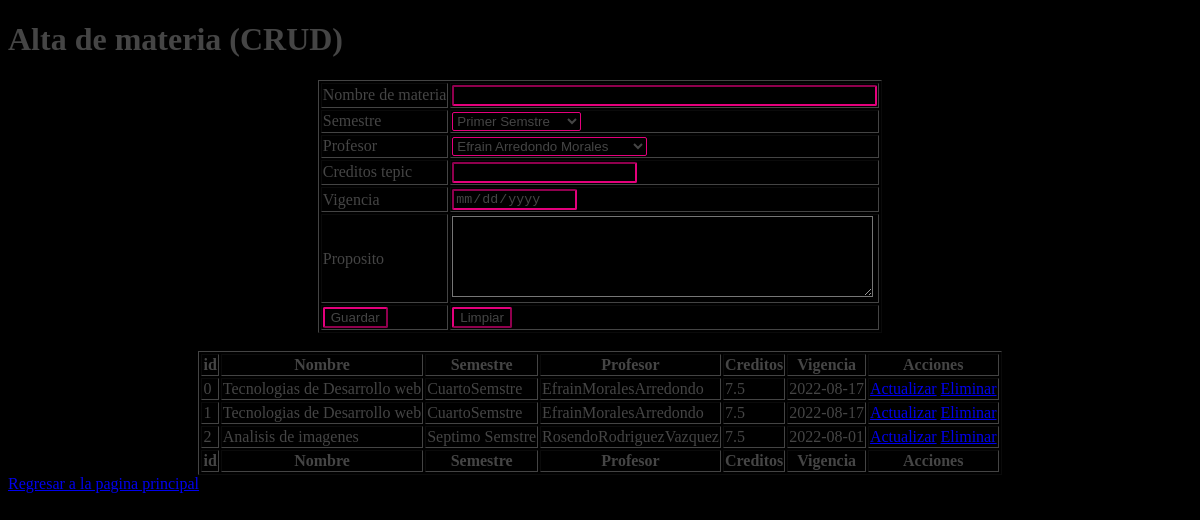
The app's page /materias.php with its own data.
### tables this page shows
CREATE TABLE `materia` (
  `ID` int(11) NOT NULL,
  `nombre_materia` varchar(30) NOT NULL,
  `id_sem` int(11) NOT NULL,
  `id_prof` int(11) NOT NULL,
  `creditos` float NOT NULL,
  `vigencia` date NOT NULL,
  `Proposito` text NOT NULL
);

CREATE TABLE `semestre` (
  `ID` int(11) NOT NULL,
  `nombre_semestre` varchar(30) NOT NULL
);

### materias.php (the view, shortened to what this page needs)
<?php
$host = "localhost";
$user = "root";
$pass = "";
$db = "escuela";
?>
<!DOCTYPE html>
<html lang="en">
<head>
</head>
<body>
    <?php
        echo"<h1>Alta de materia (CRUD)</h1>";
    ?>
    <form action="materias.php" method="post">
        <table style="margin: 0 auto; " border="1px">
            <tr>
                <td>
                    <?php
                        echo'<label for="nombre">Nombre de materia</label>';
                    ?>
                </td>
                <td>
                    <input type="text" name="nombrem" id="nombre" size="50">
                </td>
            </tr>
            <tr>
                <td>
                    <?php
                    echo'<label for="semestre">Semestre</label>';
                    ?>
                </td>
                <td>
                    <select  name="semestre" id="semestre" >
                    <?php
                        $con = new mysqli($host,$user,$pass,$db) or die("problemas al conectar");
                        $sql = "SELECT nombre_semestre FROM
                        semestre";
                        $res =$con->query($sql);
                        if($res->num_rows>0){
                            while($row = $res->fetch_assoc()){
                                $semestre = $row["nombre_semestre"];
                                echo"<option>$semestre</option>";
                            }
                        }
                        ?>
                    </select>
                </td>
            </tr>
            <tr>
                <td>
                    <?php
                    echo'<label for="profesor">Profesor</label>';
                    ?>
                </td>
                <td>
                    <select  name="profesor" id="profesor">
                        <?php
                        $con = new mysqli($host,$user,$pass,$db) or die("problemas al conectar");
                        $sql = "SELECT CONCAT(nombre,' ',a_paterno,' ',a_materno) AS nomprofe FROM
                        profesor";
                        $res =$con->query($sql);
                        if($res->num_rows>0){
                            while($row = $res->fetch_assoc()){
                                $profesor = $row["nomprofe"];
                                echo"<option>$profesor</option>";
                            }
                        }
                        ?>
                    </select>
                </td>
            </tr>
            <tr>
                <td>
                    <label for="creditos_tepic">Creditos tepic</label>
                </td>
                <td>
                    <input type="decimal" name="creditos_tepic" id="creditos_tepic">
                </td>
            </tr>
            <tr>
                <td>
                    <label for="vigencia">Vigencia</label>
                </td>
                <td>
                    <input type="date" name="vigencia" id="vigencia">
                </td>
            </tr>
            <tr>
                <td>
                    <label for="proposito">Proposito</label>
                </td>
                <td>
                   <textarea rows="5" cols="50" name="proposito" id="proposito">
                   </textarea>
                </td>
            </tr>
            <tr>
                <td>
                    <input type="submit" value="Guardar" id="btnguardar" name="btnguardar">
                </td>
                <td>
                    <input type="reset" value="Limpiar" id="btnlimpiarr" name="btnlimpiarr">
                </td>
            </tr>
        </table>
    </form>
    <br>
    <table style="margin: 0 auto; " border="1px">
     <thead>
         <tr>
             <th>
                 id
             </th>
             <th>
                 Nombre
             </th>
             <th>
                 Semestre
             </th>
             <th>
                 Profesor
             </th>
             <th>
                 Creditos
             </th>
             <th>
                 Vigencia
             </th>
             <th>
                 Acciones
             </th>
         </tr>
     </thead>
     <tbody>
     <?php
     $con = new mysqli($host,$user,$pass,$db) or die("problemas al conectar");
     $sql = "SELECT ma.id AS id, nombre_materia,nombre_semestre, CONCAT(nombre,'',a_materno,'',a_paterno) AS nombre, creditos, vigencia FROM
      materia ma JOIN profesor pro ON(ma.id_prof=pro.ID) JOIN semestre sem ON (ma.id_sem=sem.ID);";
     $res =$con->query($sql);
     if($res->num_rows>0){
         while($row = $res->fetch_assoc()){
            echo'
         <tr>
             <td>'.
                 $row["id"].'
             </td>
             <td>'.
                $row["nombre_materia"].'
             </td>
             <td>'.
                $row["nombre_semestre"].'
             </td>
             <td>'.
                 $row["nombre"].'
             </td>
             <td>'.
                $row["creditos"].'
             </td>
             <td>'.
                $row["vigencia"].'
             </td>
             <td>
                <a href="Actualizar.php?id='.$row["id"].'">Actualizar</a>
                <a href="eliminar.php?id='.$row["id"].'">Eliminar</a>
             </td>
         </tr>';
         }
     }
    ?>
    </tbody>
     <tfoot>
         <tr>
         <th>
                 id
             </th>
             <th>
                 Nombre
             </th>
             <th>
                 Semestre
             </th>
             <th>
                 Profesor
             </th>
             <th>
                 Creditos
             </th>
             <th>
                 Vigencia
             </th>
             <th>
                 Acciones
             </th>
         </tr>
     </tfoot>
 </table>
    <a href="login.php">Regresar a la pagina principal</a>
</body>
</html>

### materias.php (style rules this page uses)
body { background-color: black; color: rgba(100, 100, 100, 0.685); }
select { background-color: black; border-radius: 2px; color: rgba(100, 100, 100, 0.685); border-color:#e4007c ; }
input { background-color: black; border-radius: 2px; border-color:#e4007c ; color: rgba(100, 100, 100, 0.685); }
table { border-color: rgba(100, 100, 100, 0.685); }
textarea { background-color: black; color: rgba(100, 100, 100, 0.685); }

### records on screen
materia: ID "0", nombre_materia "Tecnologias de Desarrollo web", semestre.nombre_semestre "CuartoSemstre", nombre "EfrainMoralesArredondo", creditos "7.5", vigencia "2022-08-17"
materia: ID "1", nombre_materia "Tecnologias de Desarrollo web", semestre.nombre_semestre "CuartoSemstre", nombre "EfrainMoralesArredondo", creditos "7.5", vigencia "2022-08-17"
materia: ID "2", nombre_materia "Analisis de imagenes", semestre.nombre_semestre "Septimo Semstre", nombre "RosendoRodriguezVazquez", creditos "7.5", vigencia "2022-08-01"

### other values on screen
form field semestre "Primer Semstre"
form field profesor "Efrain Arredondo Morales"
